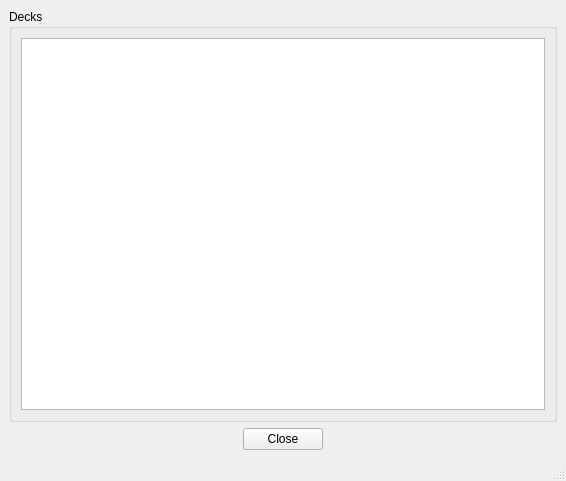
<?xml version="1.0" encoding="UTF-8"?>
<ui version="4.0">
 <class>MainWindow</class>
 <widget class="QMainWindow" name="MainWindow">
  <property name="geometry">
   <rect>
    <x>0</x>
    <y>0</y>
    <width>566</width>
    <height>481</height>
   </rect>
  </property>
  <property name="windowTitle">
   <string>Anki lite</string>
  </property>
  <widget class="QWidget" name="centralwidget">
   <layout class="QVBoxLayout" name="verticalLayout_3">
    <item>
     <widget class="QGroupBox" name="groupBox">
      <property name="title">
       <string>Decks</string>
      </property>
      <layout class="QVBoxLayout" name="verticalLayout_4">
       <item>
        <widget class="QListWidget" name="listWidget"/>
       </item>
      </layout>
     </widget>
    </item>
    <item>
     <widget class="QDialogButtonBox" name="mp_button_box">
      <property name="standardButtons">
       <set>QDialogButtonBox::Close</set>
      </property>
      <property name="centerButtons">
       <bool>true</bool>
      </property>
     </widget>
    </item>
   </layout>
  </widget>
  <widget class="QStatusBar" name="statusbar"/>
 </widget>
 <resources/>
 <connections/>
</ui>
